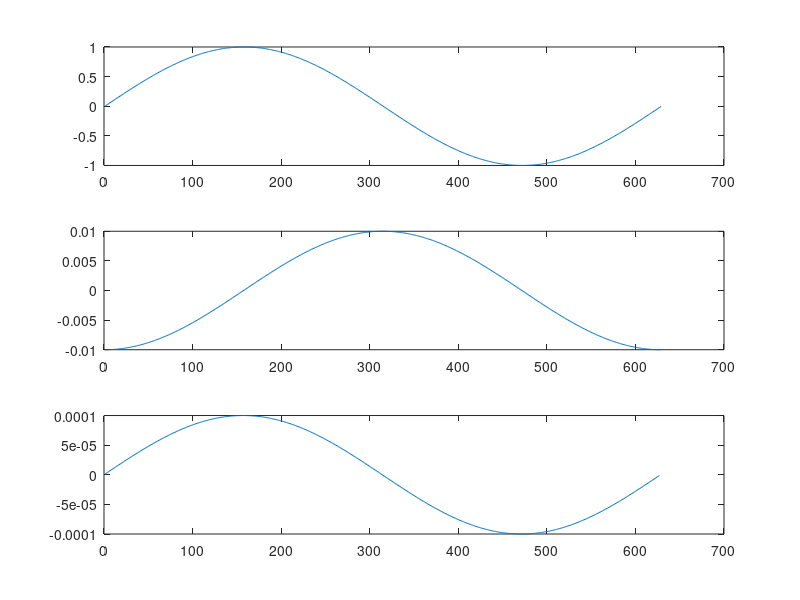

Write the MATLAB code that produced this figure.
y=sin([0:0.01:2*pi]); subplot(3,1,1), plot(y);
yd1=conv2(y,[-1,1],'valid'); subplot(3,1,2), plot(yd1)
yd2=conv2(y,[-1,2,-1],'valid'); subplot(3,1,3), plot(yd2)